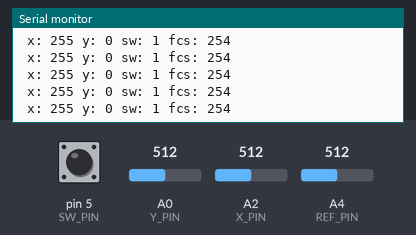
A sketch run on a simulated Arduino Uno, built with avr-gcc and run on an emulated ATmega328P. On the bench: the last lines printed to the serial monitor. The test bench sets the inputs (shaded band); at power-on: A4 (REF_PIN) = 512, A0 (Y_PIN) = 512, A2 (X_PIN) = 512, pin 5 (SW_PIN) LOW. No radio packets arrive unless stated.

Above: at 1.2 s.
1.3 s: A4 (REF_PIN) set to 524
At 2.1 s:
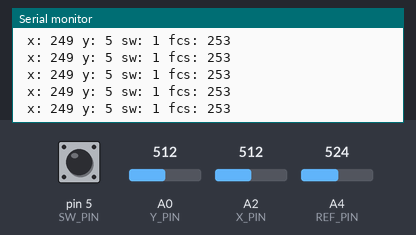
4.3 s: A4 (REF_PIN) set to 540
At 5.2 s:
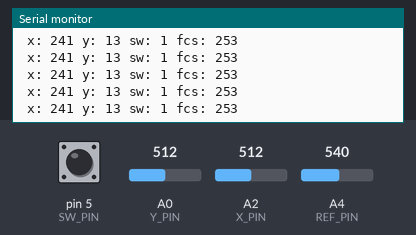
7.3 s: A0 (Y_PIN) set to 526
At 8.4 s:
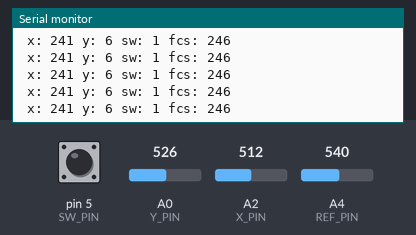
14.8 s: A2 (X_PIN) set to 31
At 15.8 s:
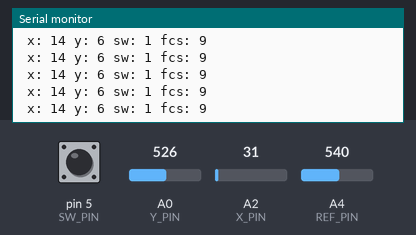
17.8 s: A2 (X_PIN) set to 36
At 18.3 s:
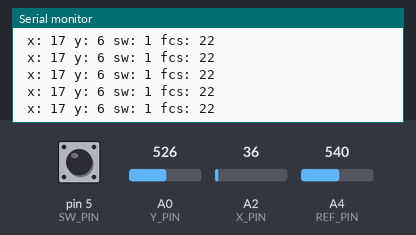
Timing chart, 0 to 20.8 s (numbered marks = the images above; inputs shaded):
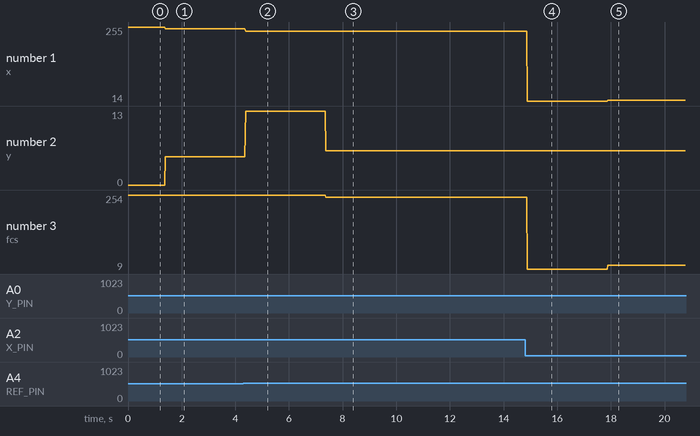

Measured:
- after the input at 1.3 s, the serial monitor: prints a new line after 0.09 s (image 1)
- after the input at 4.3 s, the serial monitor: prints a new line after 0.08 s (image 2)
- after the input at 7.3 s, the serial monitor: prints a new line after 0.08 s (image 3)
- after the input at 14.8 s, the serial monitor: prints a new line after 0.09 s (image 4)
- after the input at 17.8 s, the serial monitor: prints a new line after 0.09 s (image 5)
- plotted number 1: 255 → 249 after the input at 1.3 s, 249 → 241 after the input at 4.3 s, 241 → 14 after the input at 14.8 s, 14 → 17 after the input at 17.8 s
- plotted number 2: 0 → 5 after the input at 1.3 s, 5 → 13 after the input at 4.3 s, 13 → 6 after the input at 7.3 s
- plotted number 3: 254 → 253 after the input at 1.3 s, 253 → 246 after the input at 7.3 s, 246 → 9 after the input at 14.8 s, 9 → 22 after the input at 17.8 s

The sketch:

nrf24_Joystick.ino
```cpp
// (licence header left out)
// How to use the NRF24L01 module with Arduino: https://projecthub.arduino.cc/tmekinyan/how-to-use-the-nrf24l01-module-with-arduino-813957
// Doc: https://nrf24.github.io/RF24/

#include <SPI.h>
#include <nRF24L01.h>
#include <RF24.h>

// nrf24
// pin  9 - CE
// pin 10 - CSN
// pin 11 - MOSI
// pin 12 - MISO
// pin 13 - SCK
RF24 radio(9, 10);
const byte address[6] = "00001";
int button_pin = 2;

// Joystick pins
int X_PIN = A2;
int Y_PIN = A0;
int REF_PIN = A4;
int SW_PIN = 5;

void setup()
{
  Serial.begin(9600);
  radio.begin();
  radio.openWritingPipe(address);
  radio.setPALevel(RF24_PA_MIN);
  radio.stopListening();

  pinMode(SW_PIN, INPUT);
}

void loop()
{
  int x = analogRead(X_PIN);
  int y = analogRead(Y_PIN);
  int sw = digitalRead(SW_PIN);
  int ref = analogRead(REF_PIN);

  y = max(0, ref - y);
  x = min(255, map(x, 0, ref, 0, 255));
  y = min(255, map(y, 0, ref, 0, 255));

  if (sw == 1)
    sw = 0x00;
  else if (sw == 0)
    sw = 0x01;

  // checksum
  int fcs = 0x00;
  fcs ^= (x & 0xFF);
  fcs ^= (y & 0xFF);
  fcs ^= (sw & 0xFF);

  char data[5];
  data[0] = 0x7E;
  data[1] = (x & 0xFF);
  data[2] = (y & 0xFF);
  data[3] = (sw & 0xFF);
  data[4] = (fcs & 0xFF);

  radio.write(&data, sizeof(data));

  Serial.print(" x: ");
  Serial.print(x);
  Serial.print(" y: ");
  Serial.print(y);
  Serial.print(" sw: ");
  Serial.print(sw);
  Serial.print(" fcs: ");
  Serial.print(fcs);
  Serial.println();
}
```
